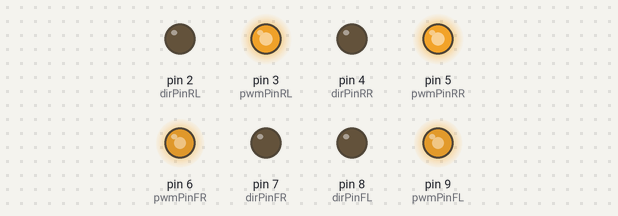
Bench run of a sketch on a simulated Arduino Uno, built with avr-gcc and run on an emulated ATmega328P. Parts: output pins drawn as LEDs (lit = HIGH).

Above: at 0.1 s.
Timing chart, 0 to 1.6 s (numbered marks = the images above):
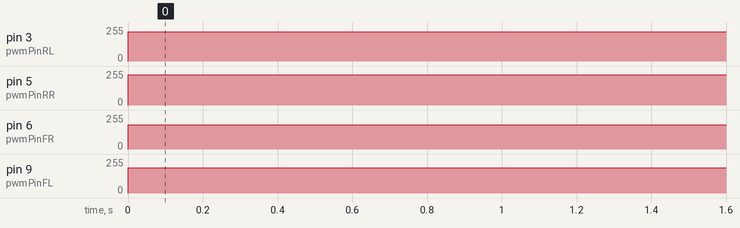

The sketch:

manual_test.ino
```cpp
// direction Pins
#define dirPinFR 7
#define dirPinFL 8
#define dirPinRR 4
#define dirPinRL 2
// pwm Pins
#define pwmPinFR 6
#define pwmPinFL 9
#define pwmPinRL 3
#define pwmPinRR 5
int speed_value = 120;
void setDirection(bool FR, bool FL, bool RL, bool RR, int speedValue)
{
  digitalWrite(dirPinFR, FR);
  digitalWrite(dirPinFL, FL);
  digitalWrite(dirPinRL, RL);
  digitalWrite(dirPinRR, RR);
  int i = speedValue;
    analogWrite(pwmPinFR, 175+7);
    analogWrite(pwmPinFL, 190);
    analogWrite(pwmPinRL, 220);
    analogWrite(pwmPinRR, 220+7);
    //delay(10);


}
void Movement(int speedValue)
{
    analogWrite(pwmPinFR, speedValue);
    analogWrite(pwmPinFL, speedValue);
    analogWrite(pwmPinRR, speedValue);
    analogWrite(pwmPinRL, speedValue);
}
void ease_out(int speedValue)
{
  for(int i = speedValue; i >= 0; i--)
  {
    analogWrite(pwmPinFR, i);
    analogWrite(pwmPinFL, i);
    analogWrite(pwmPinRL, i);
    analogWrite(pwmPinRR, i);
    delay(10);
  }
  delay(2000);
}
void allstop()
{
    analogWrite(pwmPinFR, 0);
    analogWrite(pwmPinFL, 0);
    analogWrite(pwmPinRL, 0);
    analogWrite(pwmPinRR, 0);
}
void setup() {
  // put your setup code here, to run once:
  pinMode(dirPinFR, OUTPUT);
  pinMode(dirPinFL, OUTPUT);
  pinMode(dirPinRR, OUTPUT);
  pinMode(dirPinRL, OUTPUT);
  pinMode(pwmPinFR, OUTPUT);
  pinMode(pwmPinFL, OUTPUT);
  pinMode(pwmPinRR, OUTPUT);
  pinMode(pwmPinRL, OUTPUT);

}

void loop() {
  // Forward direction
  setDirection(0,0,0,0,speed_value);//when button pressed (do once)
  //while(millis()<4000)

   // Movement(speed_value);//keep on going till button is pressed (repeatedly)


  //ease_out(speed_value);//when button is released (do once)
  // Backward direction
//  setDirection(0,0,0,0,speed_value);
//  //while(millis()<11000)
//  {
//    Movement(speed_value);//keep on going till button is pressed (repeatedly)
//  }
//  delay(5000);
//  ease_out(speed_value);
//  // Left direction
//  setDirection(1,0,1,0,speed_value);
//
//  {
//    Movement(speed_value);//keep on going till button is pressed (repeatedly)
//  }
//  delay(5000);
//  ease_out(speed_value);
//  // Right direction
//  setDirection(0,1,0,1,speed_value);
//  {
//    Movement(speed_value);//keep on going till button is pressed (repeatedly)
//  }
//  delay(5000);
//  ease_out(speed_value);
//  allstop();
//  delay(10000);
////  // clockwise turning
////  setDirection(0,1,1,0,150);
////  while(millis()<45000)
////  {
////    Movement(150);//keep on going till button is pressed (repeatedly)
////  }
////  ease_out(150);
//
//// anticlockwise turning
////  setDirection(0,1,1,0,150);
////  while(millis()<55000)
////  {
////    Movement(150);//keep on going till button is pressed (repeatedly)
////  }
////  ease_out(150);
////  //////////////////////////////////////////////////////////////////////////////////
////  /////////////////////////DIAGONAL/////////////////////////////////////////////////
////  analogWrite(pwmPinFL,0);
////  analogWrite(pwmPinRR,0);
////  digitalWrite(dirPinFR,LOW);
////  digitalWrite(dirPinRL,LOW);
////  for(int i=0; i<150; i+=2)
////  {
////    analogWrite(pwmPinFR, i);
////    analogWrite(pwmPinRL, i);
////  }
////  for(int i=150; i>150; i-=2)
////  {
////    analogWrite(pwmPinFR, i);
////    analogWrite(pwmPinRL, i);
////  }
////  delay(2000);
}
```

Measured:
- by itself, pin 3 (pwmPinRL): 0/255 → 220/255 at 0.00 s
- by itself, pin 5 (pwmPinRR): 0/255 → 227/255 at 0.00 s
- by itself, pin 6 (pwmPinFR): 0/255 → 182/255 at 0.00 s
- by itself, pin 9 (pwmPinFL): 0/255 → 190/255 at 0.00 s
